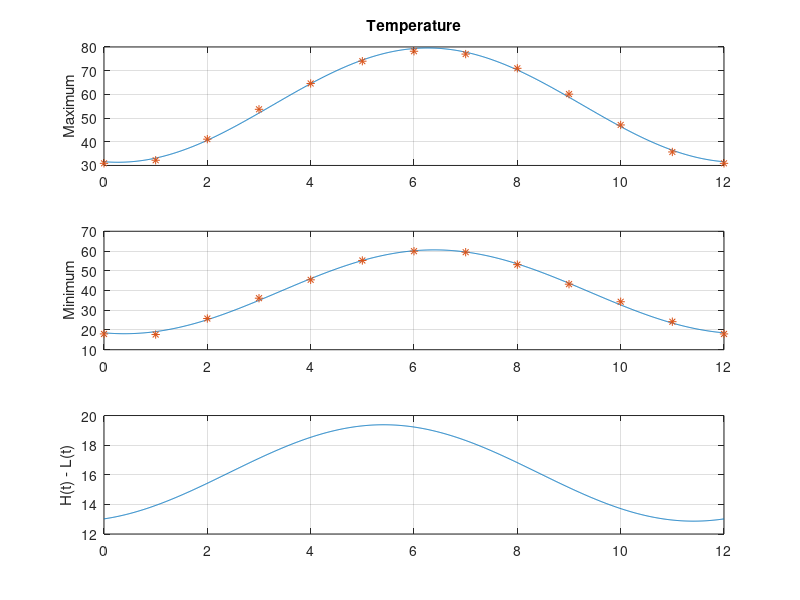

Reproduce this figure in MATLAB.
% Ex 7.3-95: Modeling Data

% Months
t = 0:12;
M = length(t);

% Maximum temperature
H = [30.9, 32.2, 41.1, 53.7, 64.6, 74.0, ...
     78.2, 77.0, 71.0, 60.1, 47.1, 35.7, 30.9];

% Minimum temperature
L = [18.0, 17.7, 25.8, 36.1, 45.4, 55.2, ...
     59.9, 59.4, 53.1, 43.2, 34.3, 24.2, 18.0];

x = 0:0.01:12;

% Coefficients from Simpson's Integration
a0 = (H(1) + 4*sum(H(2:2:M)) + 2 * sum(H(3:2:M-1)) + H(M))/3/12;
c = H .* cos(pi * t /6);
a1 = (c(1) + 4*sum(c(2:2:M)) + 2 * sum(c(3:2:M-1)) + c(M))/3/6;
s = H .* sin(pi * t /6);
b1 = (s(1) + 4*sum(s(2:2:M)) + 2 * sum(s(3:2:M-1)) + s(M))/3/6;

fprintf('H(t): a0 = %.4f, a1 = %.4f, b1 = %.4f\n', a0, a1, b1)

Hm =  a0 + a1 * cos(pi * x/6) + b1 * sin(pi * x/6);

a0 = (L(1) + 4*sum(L(2:2:M)) + 2 * sum(L(3:2:M-1)) + L(M))/3/12;
c = L .* cos(pi * t /6);
a1 = (c(1) + 4*sum(c(2:2:M)) + 2 * sum(c(3:2:M-1)) + c(M))/3/6;
s = L .* sin(pi * t /6);
b1 = (s(1) + 4*sum(s(2:2:M)) + 2 * sum(s(3:2:M-1)) + s(M))/3/6;

Lm =  a0 + a1 * cos(pi * x/6) + b1 * sin(pi * x/6);

fprintf('L(t): a0 = %.4f, a1 = %.4f, b1 = %.4f\n', a0, a1, b1)

subplot(3,1,1)
plot(x, Hm)
hold on
plot(t, H, '*')
hold off
grid on
ylabel('Maximum')
title('Temperature')

subplot(3,1,2)
plot(x, Lm)
hold on
plot(t, L, '*')
hold off
grid on
ylabel('Minimum')

subplot(3,1,3)
plot(x, Hm - Lm)
ylabel('H(t) - L(t)')
grid on

